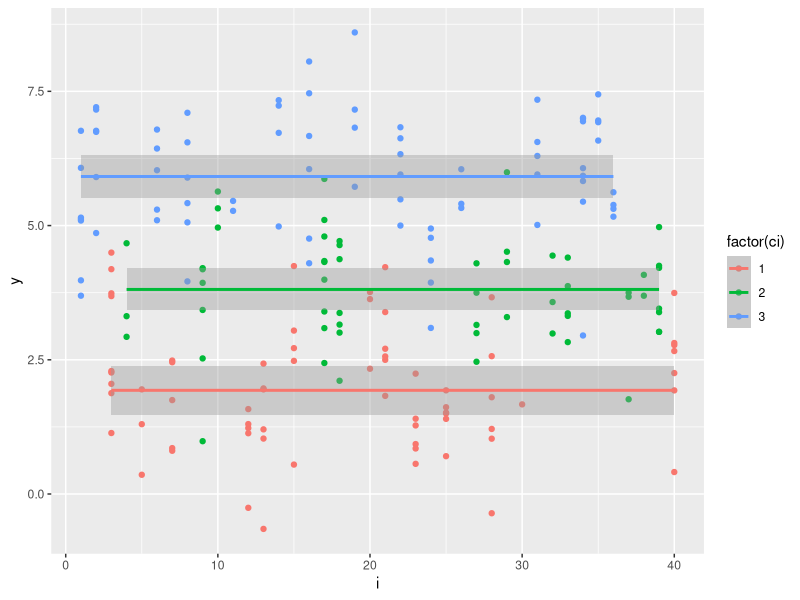

This chart was generated by the following R code: (Note: this script raises an error after producing the figure.)
## ---- chunk 1
knitr::opts_chunk$set(echo = TRUE)
## ---- chunk 2
individuals <- 1:40
n_obs <- 200
groups <- 3
overall_sigma <- 1

individual_to_group <- sample(seq_len(groups), length(individuals), replace = TRUE)
observation_to_individual <- sample(individuals, n_obs, replace = TRUE)
observation_to_group <- individual_to_group[observation_to_individual]

group_population_means <- seq_len(groups) * 2
group_population_sigmas <- rep(.5, groups)

individual_means <- rnorm(
  length(individuals),
  group_population_means[individual_to_group],
  group_population_sigmas[individual_to_group]
)

observations <- rnorm(
  n_obs,
  individual_means[observation_to_individual], 
  overall_sigma
)

library(tidyverse)
d <- tibble(
  y = observations,
  i = observation_to_individual,
  ci = observation_to_group
)

ggplot(d) + 
  aes(x = i, y = y) + 
  geom_point(aes(color = factor(ci))) +
  stat_smooth(
    aes(color = factor(ci)),
    data = function(x) x |> group_by(ci, i) |> summarise(y = mean(y)),
    method = "lm",
    formula = y ~ 1
  )

d |> 
  group_by(ci) |> 
  summarise(mean(y), sd(y))

# means[]
# rnorm()

means[assignments]
sigmas[assignments]

